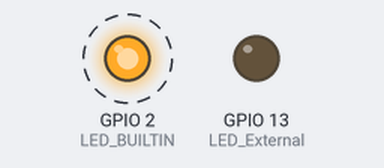
The sketch below on a simulated ESP32. On the bench: output pins drawn as LEDs (lit = HIGH). Dashed ring = blinking.

Above: at 0.5 s.
Timing chart, 0 to 4.6 s (numbered marks = the images above):
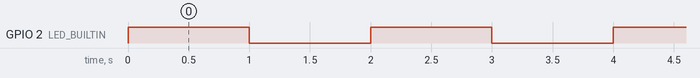

The sketch:

1_Blink.ino
```cpp
#define LED_BUILTIN 2
#define LED_External 13 //Add Variable LED_External and assign it to GPIO13

// the setup function runs once when you press reset or power the board
void setup() {

  pinMode(LED_BUILTIN, OUTPUT);   // initialize digital pin LED_BUILTIN as an output.
  pinMode(LED_External, OUTPUT);  // initialize digital pin LED_External as an output.

  digitalWrite(LED_BUILTIN, LOW);   // initialize low or off.
  digitalWrite(LED_External, LOW);  // initialize low or off.

}

// the loop function runs over and over again forever
void loop() {
  digitalWrite(LED_BUILTIN, HIGH);  // turn the LED on (HIGH is the voltage level)
  delay(1000);                      // wait for a second
  digitalWrite(LED_BUILTIN, LOW);   // turn the LED off by making the voltage LOW
  delay(1000);                      // wait for a second
}
```

Measured:
- by itself, GPIO 2 (LED_BUILTIN): alternates HIGH for 1.0 s and LOW for 1.0 s
